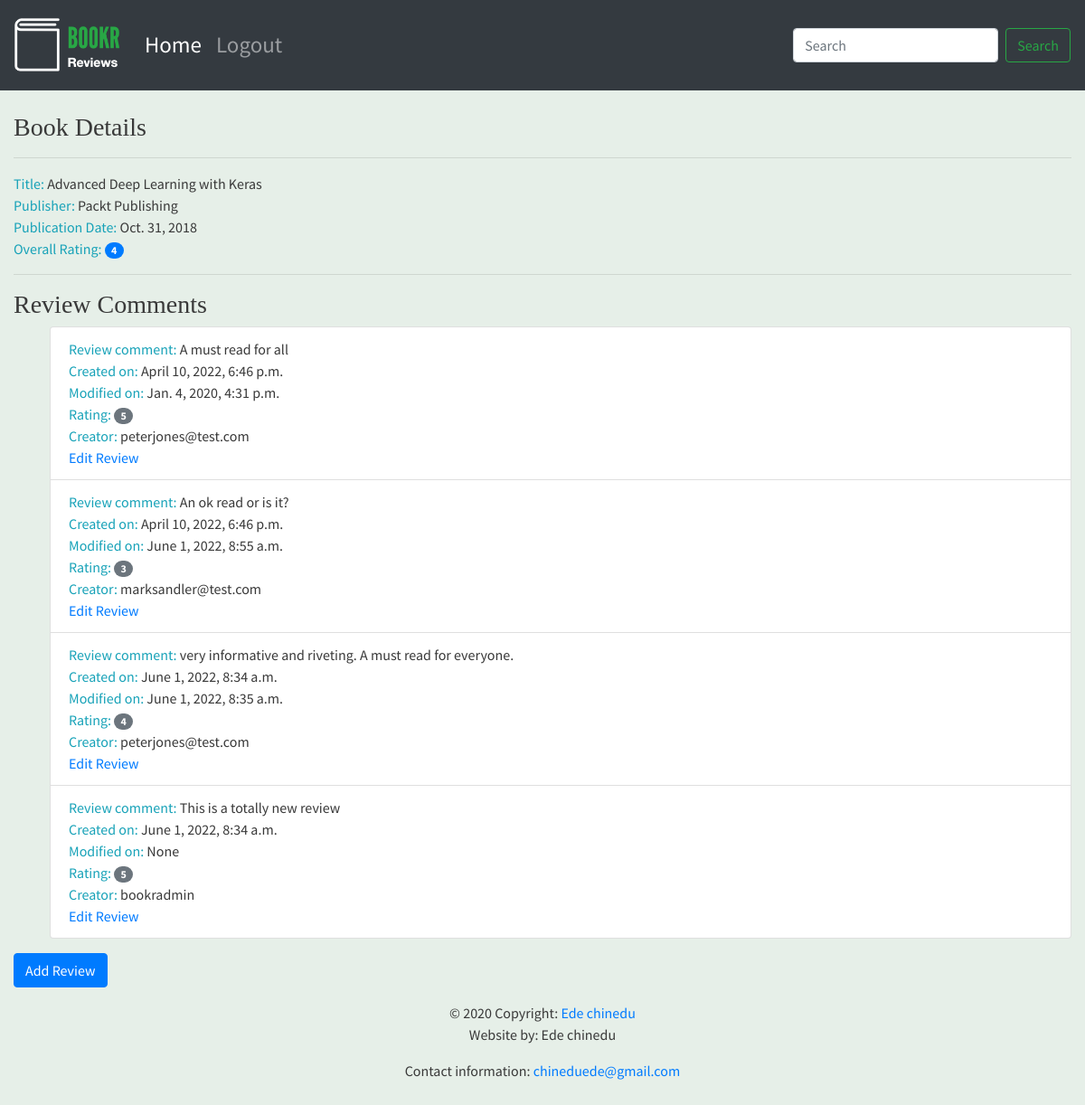
Screenshot of /book/1/ with the database file from the repository.
### reviews/models.py (models this page shows, shortened)
class Book(models.Model):
    title = models.CharField(max_length=70, help_text="The title of the book.")
    publication_date = models.DateField(verbose_name="Date the book was published.")
    isbn = models.CharField(max_length=20, verbose_name="ISBN number of the book.")
    publisher = models.ForeignKey(Publisher, on_delete=models.CASCADE)
    contributors = models.ManyToManyField('Contributor', through="BookContributor")

class Publisher(models.Model):
    name =  models.CharField(max_length=50, help_text="The name of the publisher.")
    website = models.URLField(help_text="The publisher's website.")
    email = models.EmailField(help_text="The publisher's email address.")
    def __str__(self):
        return self.name

class Review(models.Model):
    content = models.TextField(help_text="The Review text.")
    rating = models.IntegerField(help_text="The rating the reviewer has given.")
    date_created = models.DateTimeField(auto_now_add=True, help_text="The date and time the review was created.")
    date_edited = models.DateTimeField(null=True, help_text="The date and time the review was last edited.")
    creator = models.ForeignKey(auth.get_user_model(), on_delete=models.CASCADE)
    book = models.ForeignKey(Book, on_delete=models.CASCADE, help_text="The Book that this review is for.")

### reviews/views.py (the view)
# urls.py: path('book/<int:id>/', views.book_detail, name='book_detail'),
def book_detail(request: HttpRequest, id: int) -> HttpResponse:
    book = get_object_or_404(Book,pk=id)
    reviews = book.review_set.all()
    context = {"book": book, "reviews": reviews}
    if reviews:
        context["book_rating"] = average_rating([review.rating for review in reviews])
    else:
        context['book_rating'] = None
    return render(request, 'reviews/book_detail.html', context)

### reviews/utils.py (called while the page is built)
def average_rating(rating_list):
    if not rating_list:
        return 0
    return round(sum(rating_list) / len(rating_list))

### reviews/templates/reviews/book_detail.html
{% extends 'reviews/base.html' %}
{% block content %}
      <br>
      <h3>Book Details</h3>
      <hr>
      <span class="text-info">Title: </span> <span>{{ book.title }}</span>
      <br>
      <span class="text-info">Publisher: </span><span>{{ book.publisher }}</span>
      <br>
      <span class="text-info">Publication Date: </span><span>{{ book.publication_date }}</span>
      <br>
      {% if not reviews %}
            <hr>
            <h3>Be the first one to write a review.</h3>
      {% else %}
            <span class="text-info">Overall Rating: </span><span class="badge badge-primary badge-pill">{{ book_rating }}</span>
            <br>
            <hr>
            <h3>Review Comments</h3>
            <ul>
            {% for review in reviews %}
                  <li class="list-group-item">
                        <span class="text-info">Review comment: </span> <span>{{ review.content }}</span>
                        <br>
                        <span class="text-info">Created on: </span><span>{{ review.date_created }}</span>
                        <br>
                        <span class="text-info">Modified on: </span><span>{{ review.date_edited }}</span>
                        <br>
                        <span class="text-info">Rating: </span><span class="badge badge-secondary badge-pill">{{ review.rating }}</span>
                        <br>
                        <span class="text-info">Creator: </span><span>{{ review.creator.username }}</span>
                        <br>
                        <a href="{% url 'review_edit' book.pk review.pk %}">Edit Review</a>
                        <br>
                  </li>
            {% endfor %}
            </ul>
      {% endif %}
      <a class="btn btn-primary" href="{% url 'review_create' book.pk %}">Add Review</a>
{% endblock %}

### reviews/templates/reviews/base.html
{% extends 'base.html' %}
{% load static %}
{% block brandblock %}
<img src="{% static 'reviews/logo.png' %}" alt="Brand Logo">
{% endblock %}

### templates/base.html (shortened to what this page needs)
<!doctype html>
{% load static %}
<html lang="en">
  <head>
    <link rel="stylesheet" href="https://stackpath.bootstrapcdn.com/bootstrap/4.4.1/css/bootstrap.min.css">
    <link rel="stylesheet" href="https://cdnjs.cloudflare.com/ajax/libs/font-awesome/4.7.0/css/font-awesome.min.css">
    <link rel="stylesheet" href="{% static 'main.css' %}">
  </head>
  <body>
        <nav class="navbar navbar-expand-sm navbar-dark bg-dark sticky-top">
          <a class="navbar-brand" href="/">
            {% block brandblock %}{% endblock %}
          </a>
          <div class="collapse navbar-collapse" id="navbarSupportedContent">
            <ul class="navbar-nav mr-auto">
              <li class="nav-item active">
                <a class="nav-link" href="/books/">Home <span class="sr-only">(current)</span></a>
              </li>
              <li class="nav-item">
                <a class="nav-link" href="#">Logout</a>
              </li>
            </ul>
            <form class="form-inline my-2 my-lg-0" action="{% url 'book_search' %}">
              <input class="form-control mr-sm-2" type="search" placeholder="Search" aria-label="Search" name="search" value="{{ search_text }}" minlength="3">
              <button class="btn btn-outline-success my-2 my-sm-0" type="submit">Search</button>
            </form>
          </div>
        </nav>
        <div class="container-fluid">
          {% block content %}{% endblock %}
        </div>
  <footer class="page-footer font-small blue">
    <div class="footer-copyright text-center py-3">© 2020 Copyright:
      <a href="https://www.github.com/chineduede"> Ede chinedu</a>
      <p>Website by: Ede chinedu</p>
      <p>Contact information: <a href="mailto:chineduede@gmail.com">chineduede@gmail.com</a></p>
    </div>
  </footer>
  </body>
</html>

### static/main.css (style rules this page uses)
.navbar { min-height: 100px; font-size: 25px; }
.navbar-brand { font-size: 25px; }
.navbar-brand > img { height: 60px; }
body { font-family: 'Source Sans Pro', sans-serif; background-color: #e6efe8; color: #393939; }
h1, h2, h3, h4, h5, h6 { font-family: 'Libre Baskerville', serif; }

### rows the page displays
Book: title "Advanced Deep Learning with Keras", publisher "Packt Publishing", publication_date "Oct. 31, 2018"
Review: content "A must read for all", date_created "April 10, 2022, 6:46 p.m.", date_edited "Jan. 4, 2020, 4:31 p.m.", rating "5", creator.username "peterjones@test.com"
Review: content "An ok read or is it?", date_created "April 10, 2022, 6:46 p.m.", date_edited "June 1, 2022, 8:55 a.m.", rating "3", creator.username "marksandler@test.com"
Review: content "very informative and riveting. A must read for everyone.", date_created "June 1, 2022, 8:34 a.m.", date_edited "June 1, 2022, 8:35 a.m.", rating "4", creator.username "peterjones@test.com"
Review: content "This is a totally new review", date_created "June 1, 2022, 8:34 a.m.", date_edited "None", rating "5", creator.username "bookradmin"

### other values shown
{{ book_rating }} "4"
